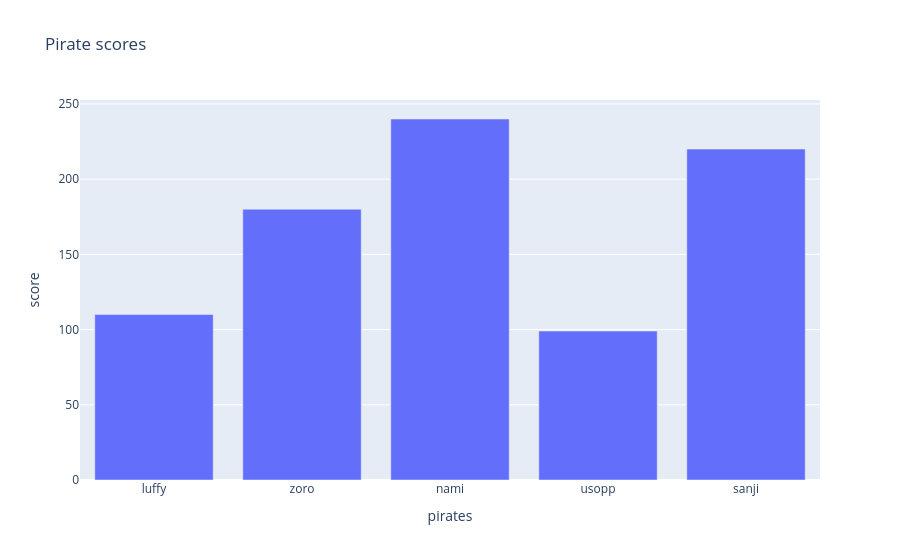

Write notebook code for a chart like this one.
### Markdown cell above
> dynamic data viz: useful for viewing individual level data; but hard to share
> kinds: identity-preserving, transitional, immediate

### Code cell
import plotly.graph_objects as go

x1 = np.array(["luffy", "zoro", "nami", "usopp", "sanji"])
y1 = np.array([110 ,180, 240, 99, 220])

graph=go.Figure()
graph.add_trace(go.Bar(x=x1, y=y1))

graph.update_layout(title='Pirate scores',
                    xaxis_title='pirates',
                    yaxis_title='score')

### Figure 1 — Plotly figure (JSON) as saved in the notebook; plotly's stock layout.template omitted (floating-point values rounded to 4 significant figures)
{"data": [{"type": "bar", "x": ["luffy", "zoro", "nami", "usopp", "sanji"], "y": [110, 180, 240, 99, 220]}], "layout": {"title": {"text": "Pirate scores"}, "xaxis": {"title": {"text": "pirates"}}, "yaxis": {"title": {"text": "score"}}}}
